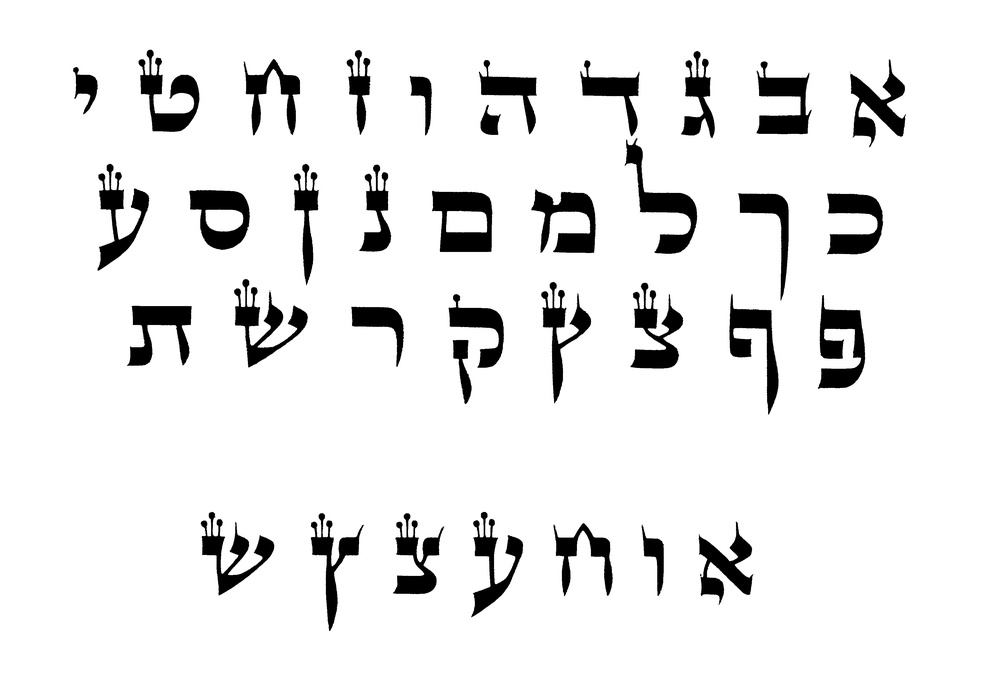
#> input picture tasks/templates/media/temp/letras/no_borders.jpg, 1000 x 694 px, shrunk from 3860 x 2680 before the run, found by its file name
$ python limpieza.py
#> lines starting #> are read from the running program, lines starting #| are printed output that depends on the picture; after the words box and inside, x2 and y2 are one past the last pixel; in counts of white or black regions, pixels touching at a corner belong together
# [64 lines of commented-out code are left out]
import cv2
import numpy as np
import os

# Función para mostrar imágenes
def display(image, title="Image"):
    cv2.imshow(title, image)
    cv2.waitKey(0)
    cv2.destroyAllWindows()

# Binarizacion
def grayscale(image):
    return cv2.cvtColor(image, cv2.COLOR_BGR2GRAY)

def thin_font(image):
    image = cv2.bitwise_not(image)
    kernel = np.ones((2, 2), np.uint8)
    image = cv2.erode(image, kernel, iterations=1)
    image = cv2.bitwise_not(image)
    return image

def thick_font(image):
    image = cv2.bitwise_not(image)
    kernel = np.ones((2, 2), np.uint8)
    image = cv2.dilate(image, kernel, iterations=1)
    image = cv2.bitwise_not(image)
    return image

def noise_removal(image):
    kernel = np.ones((1, 1), np.uint8)
    image = cv2.dilate(image, kernel, iterations=1)
    kernel = np.ones((1, 1), np.uint8)
    image = cv2.erode(image, kernel, iterations=1)
    image = cv2.morphologyEx(image, cv2.MORPH_CLOSE, kernel)
    image = cv2.medianBlur(image, 3)
    return image

def remove_borders(image):
    contours, _ = cv2.findContours(image, cv2.RETR_EXTERNAL, cv2.CHAIN_APPROX_SIMPLE)
    cntsSorted = sorted(contours, key=lambda x: cv2.contourArea(x))
    cnt = cntsSorted[-1]
    x, y, w, h = cv2.boundingRect(cnt)
    crop = image[y:y+h, x:x+w]
    return crop

def smooth_edges(image):
    # Aplicar un filtro Gaussiano para suavizar los bordes
    blurred = cv2.GaussianBlur(image, (5, 5), 0)
    return blurred

def split_hebrew_letters(image_path, output_directory):
    # Cargar la imagen
    image = cv2.imread(image_path)
#> image is the input picture: shape (694, 1000, 3); min 0, max 255, mean 234.5

    # Convertir la imagen a escala de grises
    gray = grayscale(image)

    # Aplicar umbralización para obtener solo las letras
    _, thresh = cv2.threshold(gray, 200, 255, cv2.THRESH_BINARY_INV + cv2.THRESH_OTSU)
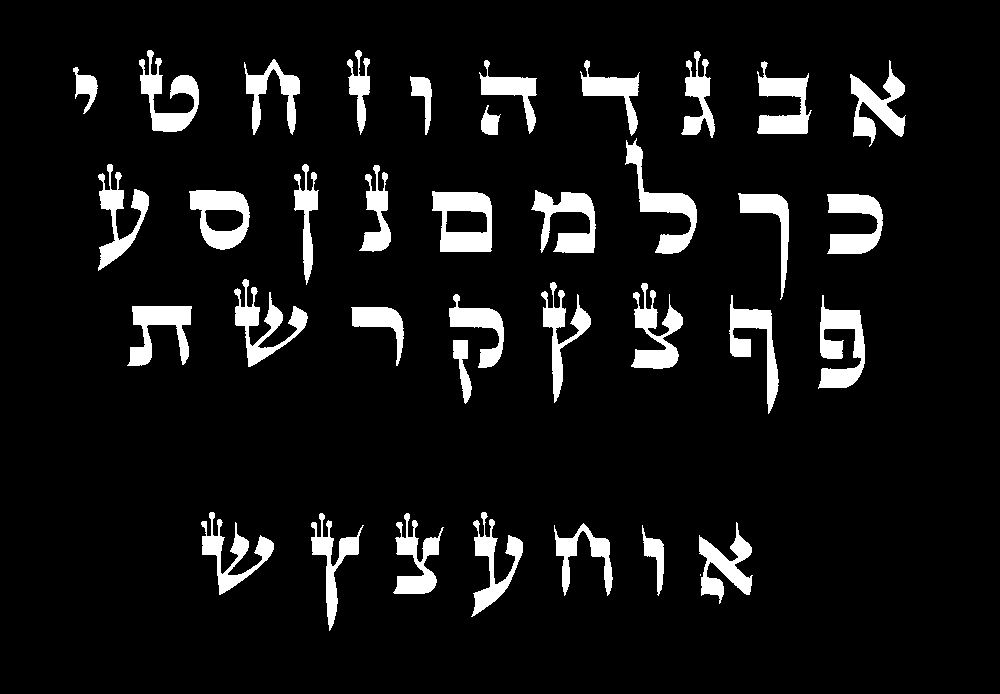
#> thresh: shape (694, 1000); 8.1% white; 37 white regions (1 under 20 px)

    # Encontrar contornos de las letras
    contours, _ = cv2.findContours(thresh, cv2.RETR_EXTERNAL, cv2.CHAIN_APPROX_SIMPLE)
#> contours = 37 contours, 1 with area under 20; largest, box (x1, y1, x2, y2) and area: (432, 191, 492, 252) 3046, (189, 190, 250, 250) 2633, (818, 295, 865, 389) 2123, (625, 138, 697, 254) 2010, (531, 190, 596, 253) 1948

    # Crear directorio de salida si no existe
    if not os.path.exists(output_directory):
        os.makedirs(output_directory)

    # Iterar sobre los contornos y guardar cada letra como imagen individual
    for i, contour in enumerate(contours):
        # Obtener el cuadro delimitador de la letra
        x, y, w, h = cv2.boundingRect(contour)

        # Recortar la región de la letra de la imagen original
        letter = image[y:y+h, x:x+w]

        # Suavizar los bordes de la letra
        letter_smoothed = smooth_edges(letter)

        # Guardar la letra como imagen individual en formato PNG
        output_path = os.path.join(output_directory, f"letter_{i}.png")
        cv2.imwrite(output_path, letter_smoothed)

        print(f"Letra guardada en: {output_path}")
#> this loop made 37 passes
#> (x, y, w, h) on passes 2 to 13: (642, 525, 22, 71), (554, 523, 59, 73), (699, 522, 54, 82), (393, 513, 51, 81), (311, 513, 53, 118), (471, 512, 52, 105), (201, 512, 73, 83), (453, 340, 19, 64), (351, 307, 53, 59), (127, 306, 65, 60), (818, 295, 47, 94), (729, 295, 50, 119)
#> (contour, x, y, w, h, letter, letter_smoothed) on pass 1: ([[700, 574], [700, 575]], 700, 574, 1, 2, [[68, 68, 68], [44, 44, 44]], [[56, 56, 56], [56, 56, 56]])
#| Letra guardada en: tasks/templates/media/temp/letras/hebrew_letters/letter_0.png
#| Letra guardada en: tasks/templates/media/temp/letras/hebrew_letters/letter_1.png
#| Letra guardada en: tasks/templates/media/temp/letras/hebrew_letters/letter_2.png
#| Letra guardada en: tasks/templates/media/temp/letras/hebrew_letters/letter_3.png
#| Letra guardada en: tasks/templates/media/temp/letras/hebrew_letters/letter_4.png
#| Letra guardada en: tasks/templates/media/temp/letras/hebrew_letters/letter_5.png
#| Letra guardada en: tasks/templates/media/temp/letras/hebrew_letters/letter_6.png
#| Letra guardada en: tasks/templates/media/temp/letras/hebrew_letters/letter_7.png
#> (further printed lines are left out)
#> pass 2, in split_hebrew_letters, `letter = image[y:y+h, x:x+w]`:
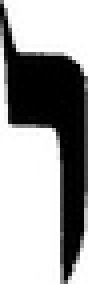
#> letter: shape (71, 22, 3) (shown 4 times larger); min 0, max 255, mean 157.6
#> pass 2, in smooth_edges (call 2), `blurred = cv2.GaussianBlur(image, (5, 5), 0)`:
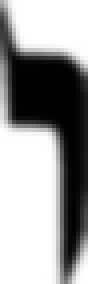
#> blurred: shape (71, 22, 3) (shown 4 times larger); min 0, max 255, mean 156
#> pass 3, in split_hebrew_letters, `letter = image[y:y+h, x:x+w]`:
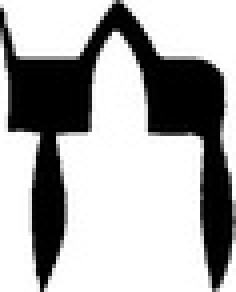
#> letter: shape (73, 59, 3) (shown 4 times larger); min 0, max 255, mean 171.8
#> pass 3, in smooth_edges (call 3), `blurred = cv2.GaussianBlur(image, (5, 5), 0)`:
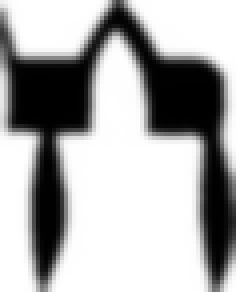
#> blurred: shape (73, 59, 3) (shown 4 times larger); min 0, max 255, mean 171.3
#> after the loop:
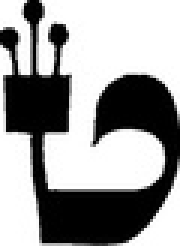
#> letter: shape (82, 60, 3) (shown 3 times larger); min 0, max 255, mean 154.3

# Ruta de la imagen que contiene todas las letras juntas
input_image_path = "tasks/templates/media/temp/letras/no_borders.jpg"

# Directorio de salida para las letras individuales
output_directory = "tasks/templates/media/temp/letras/hebrew_letters"

# Separar las letras y guardarlas como imágenes individuales
split_hebrew_letters(input_image_path, output_directory)
